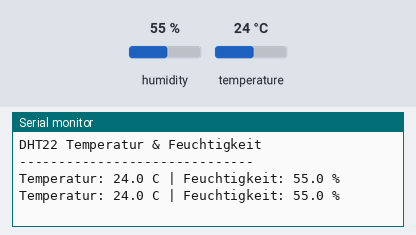
A sketch run on a simulated Arduino Uno, built with avr-gcc and run on an emulated ATmega328P. Parts: the last lines printed to the serial monitor. The test bench sets the inputs (shaded band); at power-on: humidity 55 %, temperature 24 °C.

Above: at 4.8 s.
4.9 s: humidity set to 22 %
At 6.8 s:
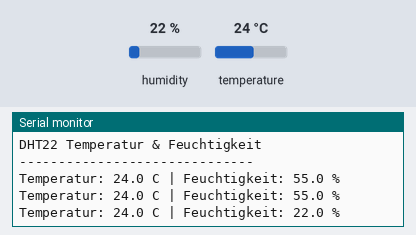
7.9 s: temperature set to 12 °C
At 8.5 s:
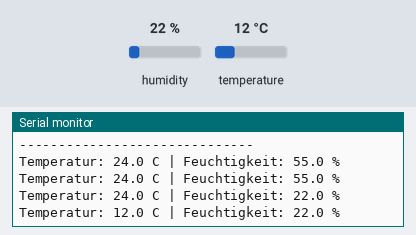
10.9 s: humidity set to 40 %
At 13.2 s:
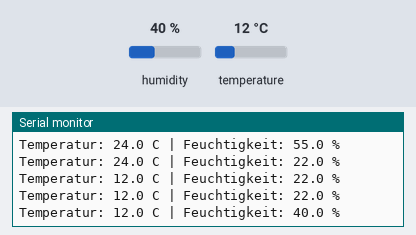
Timing chart, 0 to 14.7 s (numbered marks = the images above; inputs shaded):
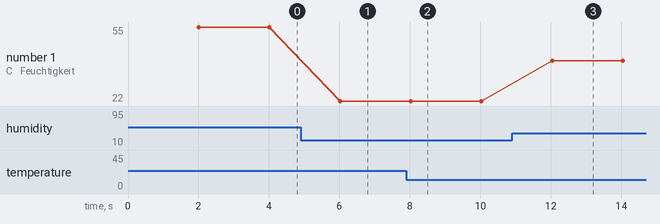

The sketch:

code.ino
```cpp
// I01: DHT22 Temperatur & Feuchtigkeit
// Digitaler Sensor mit eigenem Protokoll

#include <DHT.h>

// DHT22 an Pin 7
#define DHT_PIN 7
#define DHT_TYPE DHT22

DHT dht(DHT_PIN, DHT_TYPE);

void setup() {
    Serial.begin(9600);
    dht.begin();

    Serial.println("DHT22 Temperatur & Feuchtigkeit");
    Serial.println("------------------------------");
}

void loop() {
    // DHT22 braucht min. 2 Sekunden zwischen Messungen
    delay(2000);

    // Messwerte lesen
    float temp = dht.readTemperature();
    float hum = dht.readHumidity();

    // Pruefen ob Messung erfolgreich
    if (isnan(temp) || isnan(hum)) {
        Serial.println("Fehler beim Lesen des DHT22!");
        return;
    }

    // Ausgabe
    Serial.print("Temperatur: ");
    Serial.print(temp, 1);
    Serial.print(" C | Feuchtigkeit: ");
    Serial.print(hum, 1);
    Serial.println(" %");
}
```

Measured:
- after the input at 4.9 s, the serial monitor: prints a new line after 1.1 s (image 1)
- after the input at 7.9 s, the serial monitor: prints a new line after 0.12 s (image 2)
- after the input at 10.9 s, the serial monitor: prints a new line after 1.1 s (image 3)
- plotted number 1: 55 → 22 after the input at 4.9 s, 22 → 40 after the input at 10.9 s
